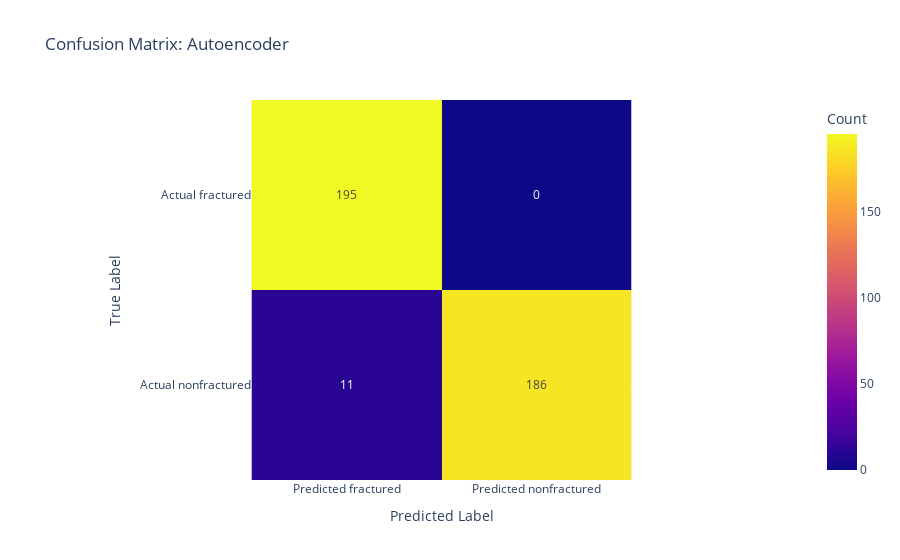

The code cell stored with this chart in its notebook:
### Code cell
make_cx(y_test, nn_classifier.predict(x_test).astype(np.int32), 'Autoencoder')

### Figure 1 — Plotly figure (JSON) as saved in the notebook; plotly's stock layout.template omitted (floating-point values rounded to 4 significant figures)
{"data": [{"coloraxis": "coloraxis", "hovertemplate": "Predicted Label: %{x}<br>True Label: %{y}<br>Count: %{z}<extra></extra>", "name": "0", "texttemplate": "%{z}", "type": "heatmap", "x": ["Predicted fractured", "Predicted nonfractured"], "xaxis": "x", "y": ["Actual fractured", "Actual nonfractured"], "yaxis": "y", "z": [[195, 0], [11, 186]]}], "layout": {"coloraxis": {"colorbar": {"title": {"text": "Count"}}, "colorscale": [[0, "#0d0887"], [0.1111, "#46039f"], [0.2222, "#7201a8"], [0.3333, "#9c179e"], [0.4444, "#bd3786"], [0.5556, "#d8576b"], [0.6667, "#ed7953"], [0.7778, "#fb9f3a"], [0.8889, "#fdca26"], [1, "#f0f921"]]}, "title": {"text": "Confusion Matrix: Autoencoder"}, "xaxis": {"anchor": "y", "constrain": "domain", "domain": [0, 1], "scaleanchor": "y", "title": {"text": "Predicted Label"}}, "yaxis": {"anchor": "x", "autorange": "reversed", "constrain": "domain", "domain": [0, 1], "title": {"text": "True Label"}}}}
